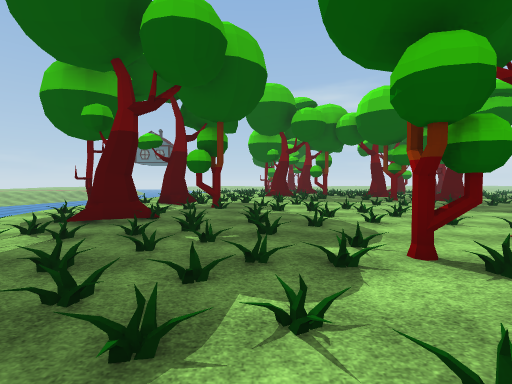
[1] (above)

24 first-person views from a walk through a scene from a Unity 3-D project. The camera is 1.5 m above the floor, tilts 2° down and sees 85° across. The floor is counted in squares, 2 m on a side. Each view is taken from the middle of a square. On the plan, view 1 faces up. The plan holds only what a view shows up to about 10 squares ahead; the rest is blank. The place goes on beyond the plan. Some surface patterns are stand-ins.

[2]
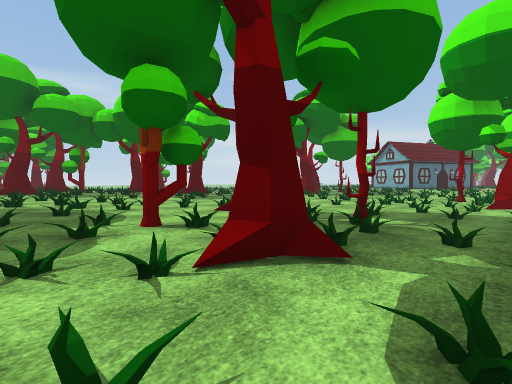

[3]
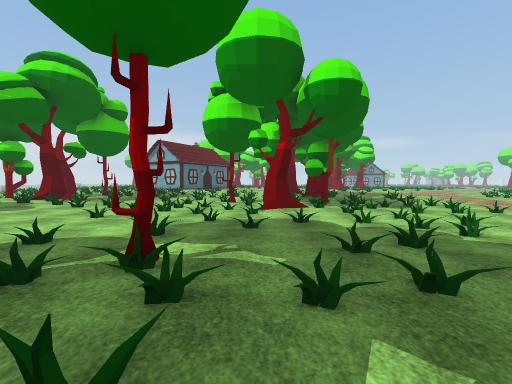

[4]
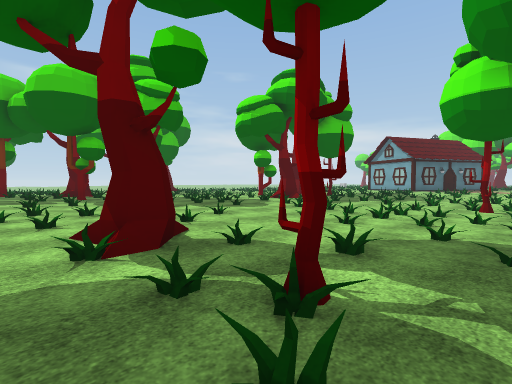

[5]
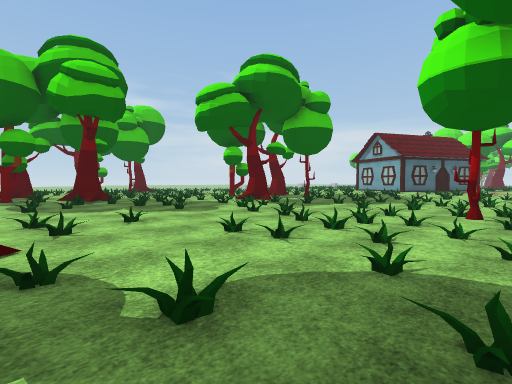

[6]
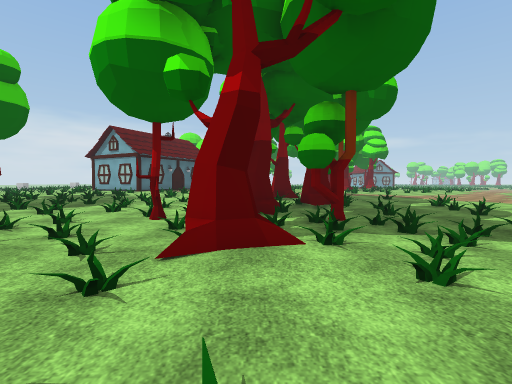

[7]
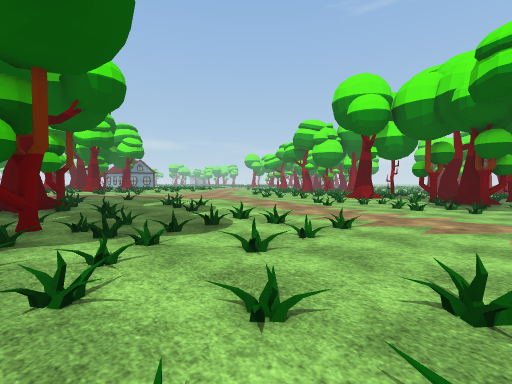

[8]
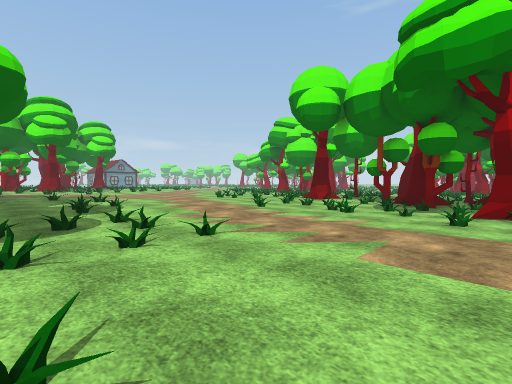

[9]
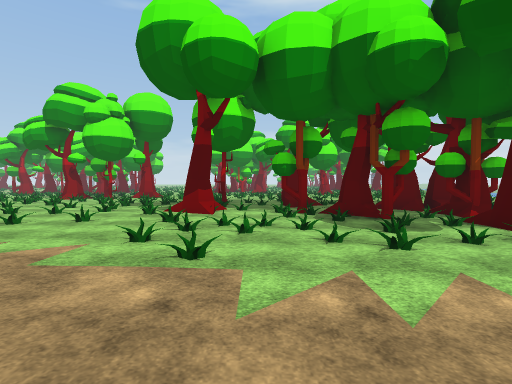

[10]
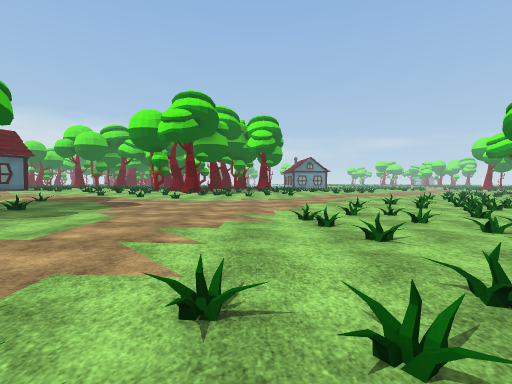

[11]
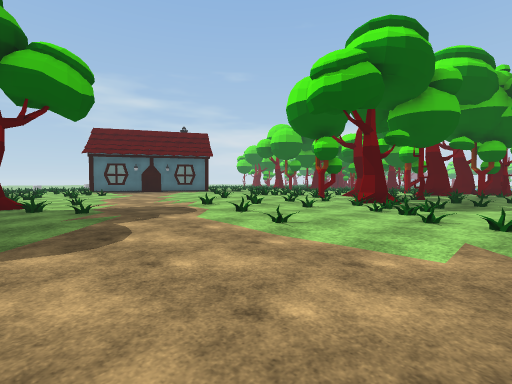

[12]
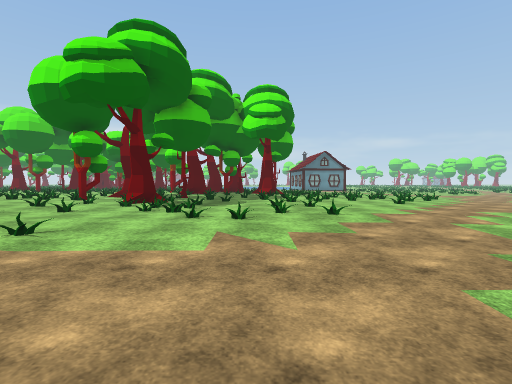

[13]
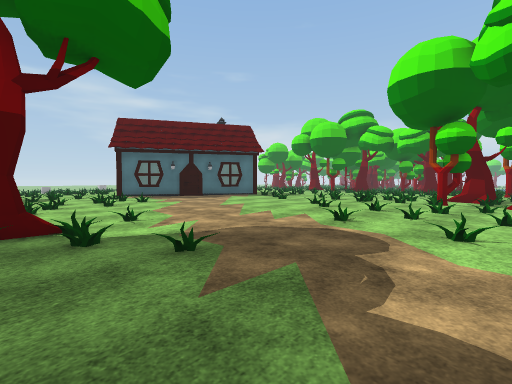

[14]
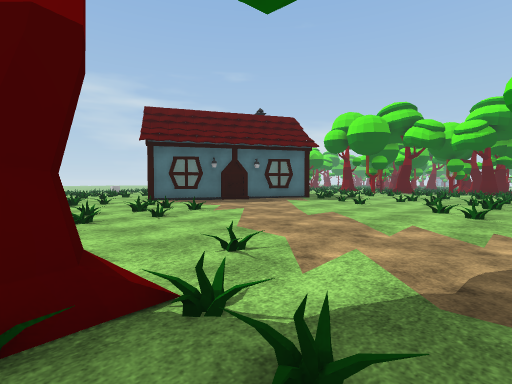

[15]
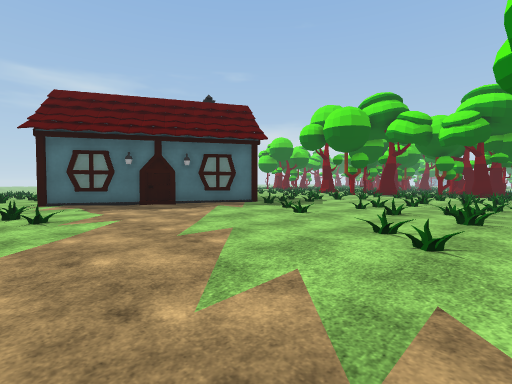

[16]
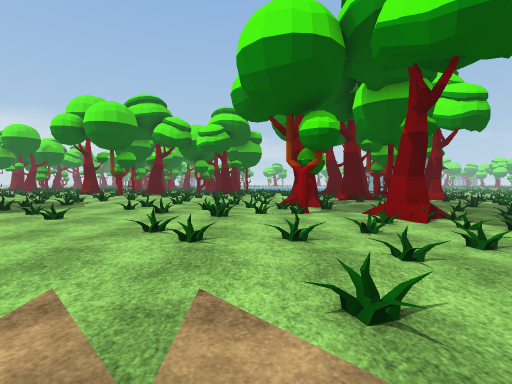

[17]
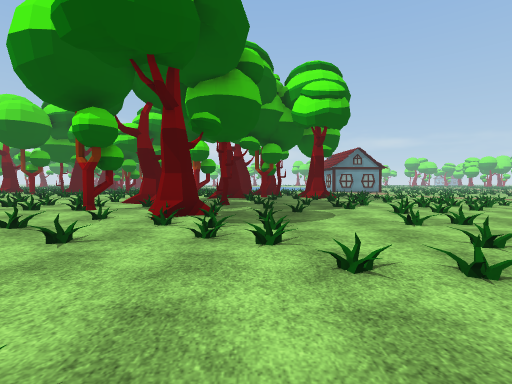

[18]
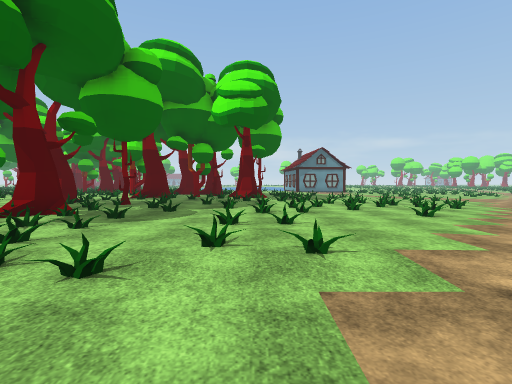

[19]
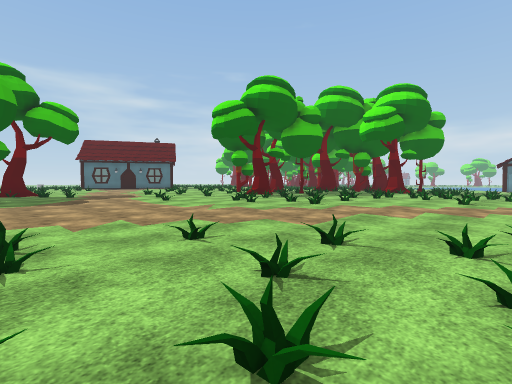

[20]
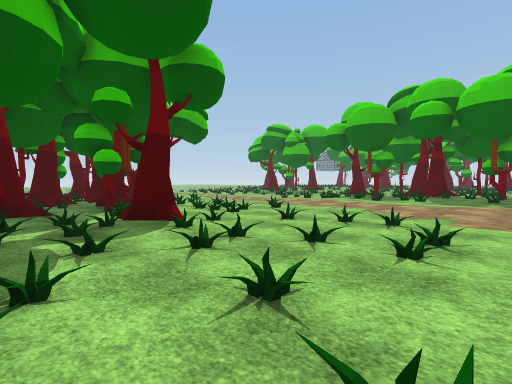

[21]
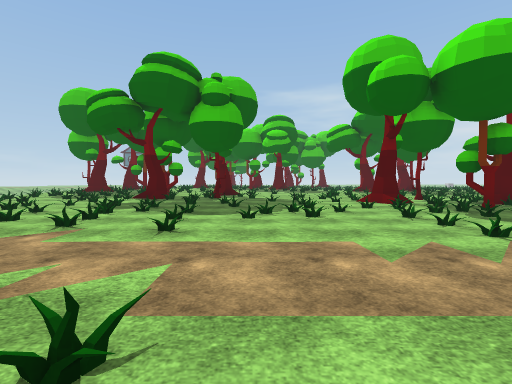

[22]
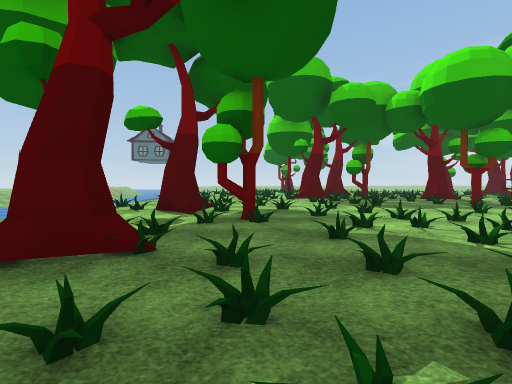

[23]
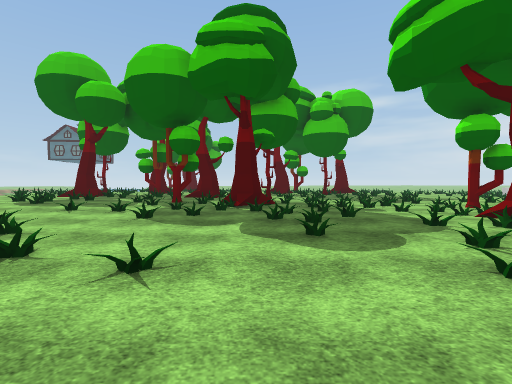

[24]
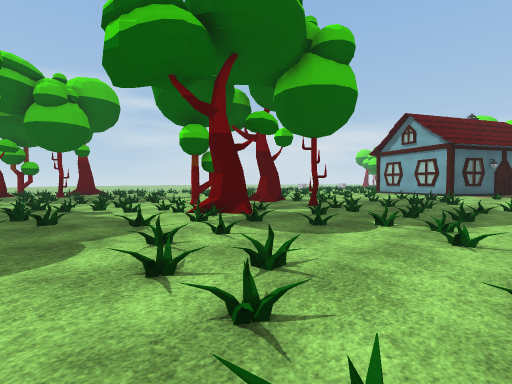

### Floor plan
Key: @ floor where view 1 was taken; # wall or solid block; . main floor; : floor 0.25 m higher than the main floor; - floor 0.25 m lower than the main floor; _ floor 0.5 m lower than the main floor; / step, stairs or slope; = window, fence, low wall or low ledge; T tree.
Columns run from 5 left of view 1 to 31 right of it. Each row starts with its distance up from view 1.
 13      /.. //..  =--//
 12    //.=/=..T. ////-=-
 11    //.==..=T/T/===-=-
 10  =TT=.=/:../=...-/-T.TT
  9  =TT../../=./==.-/T.../
  8 T ..T/.==/. -/=/..TT..=.
  7 / =//.=#=./---/.///..T././..
  6 ./T/.=.//..----/=-//=././=..
  5 /././=/..///=--/=-///=///=/:=##
  4  .=/=/..-//----/--===......=..###
  3   /=-=/T-TT-----=-/-=/././=....:=::/.
  2    -/--/---/-/=/_=-/=-- /.//...://:./
  1     /-=T//T/-//--T/--=-=/./...::/./:
  0    /-@---/--=_=/--/     .......=...:
 -1    -_//--==-//-TT/-T T  .........=///
 -2     =__/=-/_/==//T-//./T.=......=..=/
 -3      _/ /-_//._-/T-/#  .=..../:=...=/
 -4       __/__/=_/_/=/=-/T........:/./..
 -5       =_/_____/_=-----........../T//
 -6        _______///--//-/..../../=..=TT
 -7         _______----//---........T./..
 -8          _______-----------=.--/T/.T.
 -9           =_____------------.=/.-/.=.
-10            ______/----------..../=...
-11            T_=_=/_/---------//...//..
-12            T___=///--=-------=.//.///
-13            T#T=___----=------...==../
-14            T TT__-T--=_-=----....////
-15           TTT=_T_TT_=_---=------/.//
-16            T_TTT_==____---------=--/
-17               TT=T______=-=------///

Where each view was taken, in squares from view 1:
view 1: 0 up, 0 right, facing up
view 2: 1 down, 0 right, facing up-right
view 3: 0 up, 2 right, facing right
view 4: 0 up, 3 right, facing up-right
view 5: 0 up, 5 right, facing up-right
view 6: 1 down, 7 right, facing right
view 7: 2 down, 7 right, facing down-right
view 8: 4 down, 6 right, facing down-right
view 9: 7 down, 11 right, facing down
view 10: 11 down, 11 right, facing right
view 11: 11 down, 18 right, facing up-right
view 12: 11 down, 18 right, facing right
view 13: 7 down, 18 right, facing up-right
view 14: 4 down, 18 right, facing up-right
view 15: 4 down, 21 right, facing up-right
view 16: 4 down, 21 right, facing right
view 17: 9 down, 21 right, facing right
view 18: 12 down, 21 right, facing right
view 19: 17 down, 17 right, facing up-right
view 20: 17 down, 18 right, facing up-left
view 21: 10 down, 6 right, facing up
view 22: 3 up, 1 left, facing up
view 23: 3 up, 8 right, facing up
view 24: 3 up, 9 right, facing up-right
